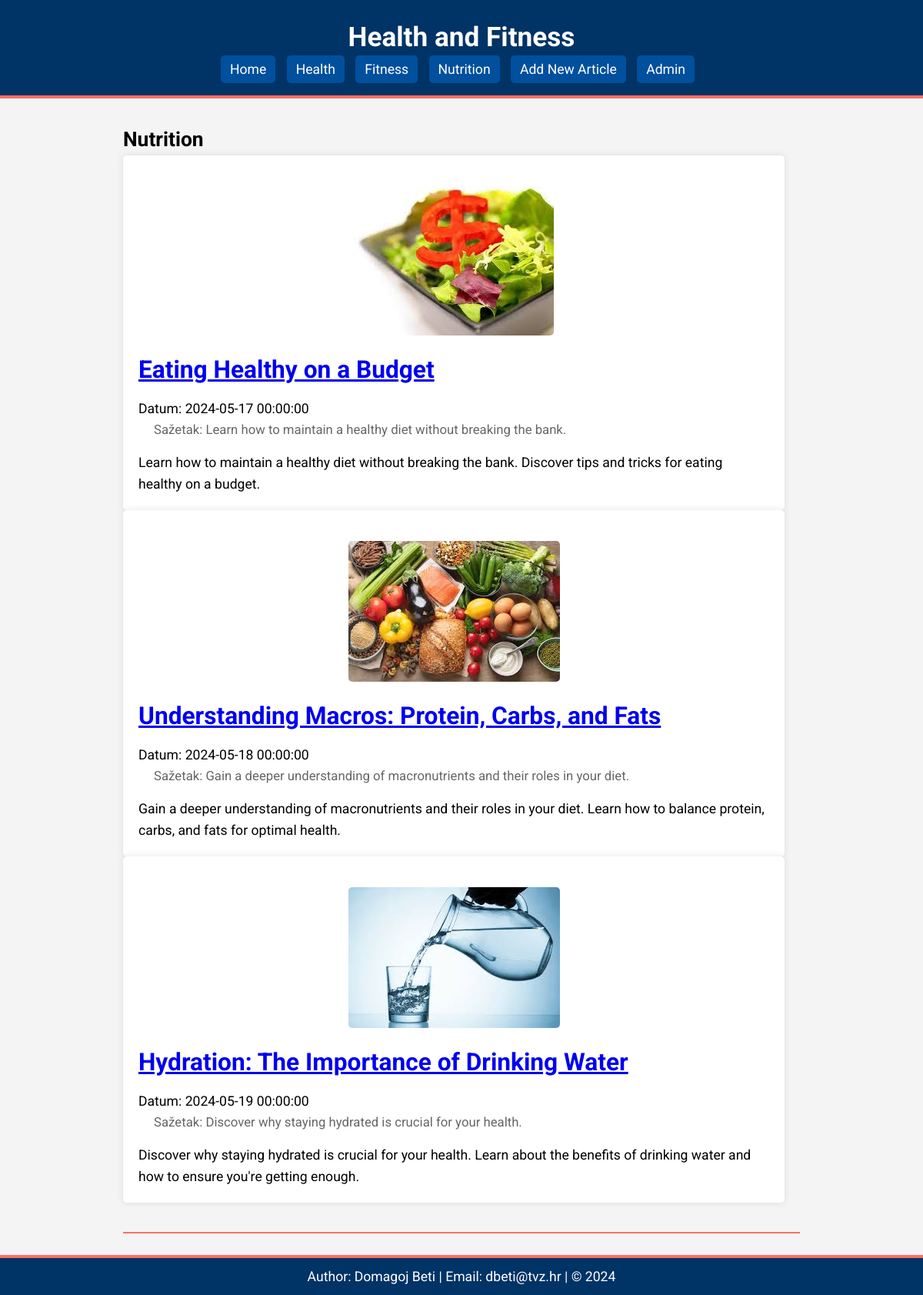
/kategorija.php?category=nutrition, run on the app's committed database.
### tables this page shows
CREATE TABLE `vijesti` (
  `id` int(11) NOT NULL,
  `naslov` varchar(255) NOT NULL,
  `sazetak` text NOT NULL,
  `tekst` text NOT NULL,
  `slika` varchar(255) NOT NULL,
  `kategorija` varchar(50) NOT NULL,
  `arhiva` tinyint(1) NOT NULL DEFAULT 0,
  `datum` datetime NOT NULL
);

### kategorija.php (the view, shortened to what this page needs)
<?php include 'header.php'; ?>
<?php
include 'connect.php';
$category = mysqli_real_escape_string($dbc, $_GET['category']);
$query = "SELECT * FROM vijesti WHERE kategorija = '$category'";
$result = mysqli_query($dbc, $query);
if (mysqli_num_rows($result) > 0) {
    echo '<section class="category-detalj section-gray">';
    echo '<h2>' . ucfirst($category) . '</h2>';
    while ($row = mysqli_fetch_assoc($result)) {
        echo '<article class="full-article-detalj">';
        echo '<img src="images/' . $row['slika'] . '" alt="' . $row['naslov'] . '">';
        echo '<h3><a href="clanak.php?id=' . $row['id'] . '">' . $row['naslov'] . '</a></h3>';
        echo '<span>' . 'Datum: ' . $row['datum'] . '</span>';
        echo '<p>' . 'Sažetak: ' . $row['sazetak'] . '</p>';
        echo '<div>' . $row['tekst'] . '</div>';
        echo '</article>';
    }
    echo '<div class="separator"></div></section>';
} else {
    echo '<p>No news available for this category.</p>';
}
?>
<?php include 'footer.php'; ?>

### style.css (style rules this page uses)
* { margin: 0; padding: 0; box-sizing: border-box; }
body { font-family: 'Roboto', sans-serif; line-height: 1.6; background-color: #f4f4f4; padding-top: 120px; padding-bottom: 60px; display: flex; justify-content: center; font-size: 1.1em; }
.category-detalj { margin: 40px; padding-bottom:20px; overflow-x:visible; display:block; flex-wrap: nowrap; position: relative; }
.separator { width: 100%; height: 2px; background-color: #ff6f61; position: absolute; bottom: -20px; }
.full-article-detalj { background: #fff; padding: 20px; margin-right: 20px; box-shadow: 0 0 10px rgba(0, 0, 0, 0.1); border-radius: 5px; flex: 0 0 300px; overflow: hidden; position: relative; }
.full-article-detalj h3 { font-size: 1.8em; margin-bottom: 10px; color: #ff6f61; font-weight: bold; }
.full-article-detalj img { max-width: 100%; margin: 20px 0; border-radius: 5px; display: block; margin-left: auto; margin-right: auto; }
.full-article-detalj p, .full-article ul, .full-article table { color: #666; margin-bottom: 15px; line-height: 1.6; font-size: 0.95em; text-indent: 20px; }

### data on the page
vijesti: slika (picture), naslov "Eating Healthy on a Budget", datum "2024-05-17 00:00:00", sazetak "Learn how to maintain a healthy diet without breaking the bank.", tekst "Learn how to maintain a healthy diet without breaking the bank. Discover tips and tricks for eating healthy on a budget."
vijesti: slika (picture), naslov "Understanding Macros: Protein, Carbs, and Fats", datum "2024-05-18 00:00:00", sazetak "Gain a deeper understanding of macronutrients and their roles in your diet.", tekst "Gain a deeper understanding of macronutrients and their roles in your diet. Learn how to balance protein, carbs, and fats for optimal health."
vijesti: slika (picture), naslov "Hydration: The Importance of Drinking Water", datum "2024-05-19 00:00:00", sazetak "Discover why staying hydrated is crucial for your health.", tekst "Discover why staying hydrated is crucial for your health. Learn about the benefits of drinking water and how to ensure you're getting enough."

### other printed values
$category "Nutrition"
